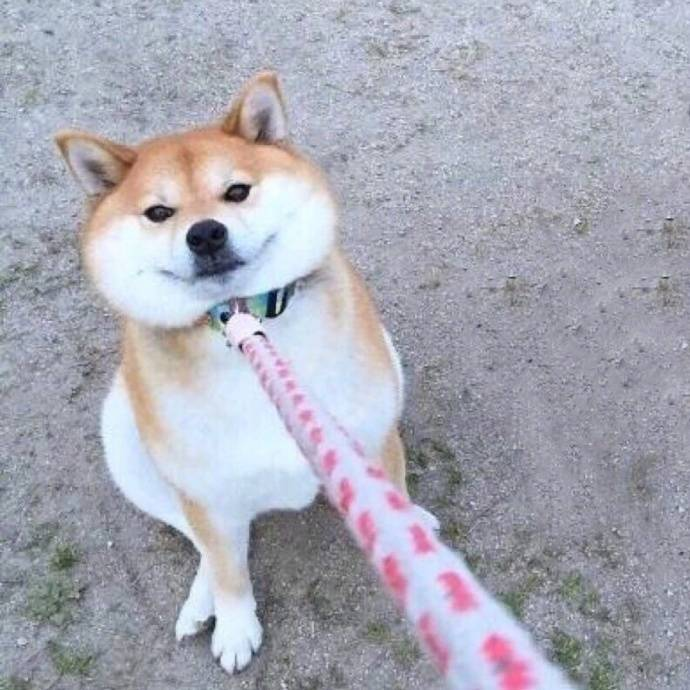
#> input picture Extra/ConvertImageToCharImage/1.jpg, 690 x 690 px
$ python ConvertImageToCharImage.py
#> lines starting #> are read from the running program, lines starting #| are printed output that depends on the picture
#coding:utf-8
from PIL import Image
#要索引的字符列表
ascii_char = list("$@B%8&WM#*oahkbdpqwmZO0QLCJUYXzcvunxrjft/\|()1{}[]?-_+~<>i!lI;:,\"^`'. ")
length = len(ascii_char)
img = Image.open('1.jpg')      #读取图像文件
#> img is the input picture: PIL image 690x690 RGB; mean R, G, B 167.9, 168.7, 180.3
(width,height) = img.size
#> width = 690; height = 690
img = img.resize((int(width*0.9),int(height*0.4)))  #对图像进行一定缩小
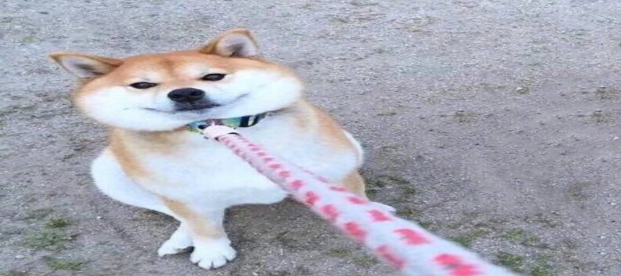
#> img: PIL image 621x276 RGB; mean R, G, B 167.9, 168.7, 180.3
print(img.size)
#| (621, 276)
def convert(img):
    img = img.convert("L")  # 转为灰度图像
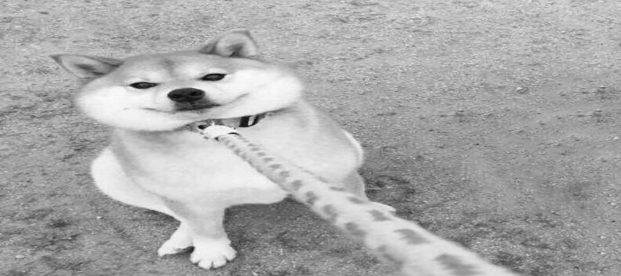
#> img: PIL image 621x276 L; min 6, max 252, mean 169.7
    txt = ""
    for i in range(img.size[1]):
        for j in range(img.size[0]):
            gray = img.getpixel((j, i))     # 获取每个坐标像素点的灰度
            unit = 256.0 / length
            txt += ascii_char[int(gray / unit)] #获取对应坐标的字符值
        txt += '\n'
    return  txt

txt = convert(img)
f = open("1_convert.txt","w")
f.write(txt)            #存储到文件中
f.close()
